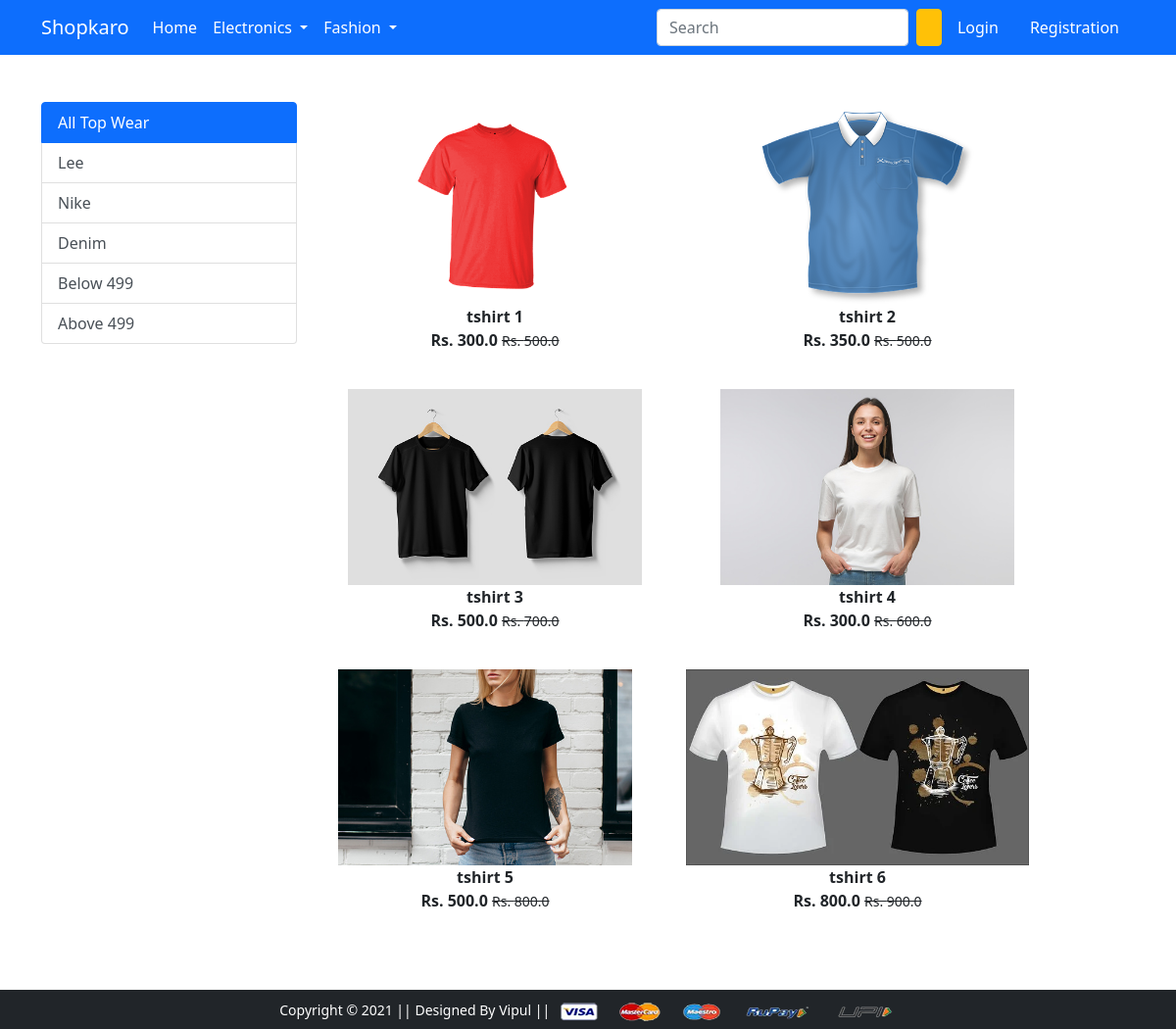
Screenshot of /topwear/ with the database file from the repository.
### app/models.py (models this page shows, shortened)
class Product(models.Model):
    title=models.CharField(max_length=100)
    selling_price=models.FloatField()
    discounted_price=models.FloatField()
    description=models.TextField()
    brand=models.CharField(max_length=100)
    category=models.CharField(choices=category_choices,max_length=2)
    product_image=models.ImageField(upload_to='productimg')

### app/views.py (the view)
# urls.py: path('topwear/', views.topwear, name='topwear'),
def topwear(request,data=None):
    if data==None :
        topwears=Product.objects.filter(category='TW')
    elif data=='Lee' or data=='NIKE' or data=='Denim' :
        topwears=Product.objects.filter(category='TW').filter(brand=data)
    elif data== 'above499' :
        topwears=Product.objects.filter(category='TW').filter(discounted_price__gt=499)
    elif data== 'below499' :
        topwears=Product.objects.filter(category='TW').filter(discounted_price__lt=499)
    return render(request, 'app/topwear.html',{'topwears':topwears})

### app/templates/app/topwear.html (shortened to what this page needs)
{% extends 'app/base.html' %}
{% load static %}
{% block main-content %}
<div class="container my-5">
 <div class="row">
  <div class="col-sm-3">
   <div class="list-group">
  <a href="{% url 'topwear' %}" class="list-group-item list-group-item-action active" aria-current="true">
    All Top Wear
  </a>
  <a href="{% url 'topweardata' 'Lee' %}" class="list-group-item list-group-item-action">Lee</a>
  <a href="{% url 'topweardata' 'NIKE' %}" class="list-group-item list-group-item-action">Nike</a>
  <a href="{% url 'topweardata' 'Denim' %}" class="list-group-item list-group-item-action">Denim</a>
  <a href="{% url 'topweardata' 'below499' %}" class="list-group-item list-group-item-action">Below 499</a>
  <a href="{% url 'topweardata' 'above499' %}" class="list-group-item list-group-item-action">Above 499</a>
</div>
  </div>
   <div class="col-sm-8 ">
  <div class="row">
   {% for t in topwears %}
    <div class="col sm-4 text-center mb-4">
    <a href="{% url 'product-detail' t.id %}" class="btn">
        <div class="item">
            <img src="{{t.product_image.url}}" alt="" height="200px">
            <div class="fw-bold">{{t.title}}</div>
            <div class="fw-bold">Rs. {{t.discounted_price}} <small class="fw-light text-decoration-line-through">Rs. {{t.selling_price}}</small>
            </div>
            </div>
            </a>
            </div>
    {% endfor %}
   </div>
  </div>
 </div>
</div>
{% endblock main-content %}

### rows the page displays
Product: product_image (placeholder picture), title "tshirt 1", discounted_price "300.0", selling_price "500.0"
Product: product_image (picture), title "tshirt 2", discounted_price "350.0", selling_price "500.0"
Product: product_image (picture), title "tshirt 3", discounted_price "500.0", selling_price "700.0"
Product: product_image (picture), title "tshirt 4", discounted_price "300.0", selling_price "600.0"
Product: product_image (picture), title "tshirt 5", discounted_price "500.0", selling_price "800.0"
Product: product_image (picture), title "tshirt 6", discounted_price "800.0", selling_price "900.0"
